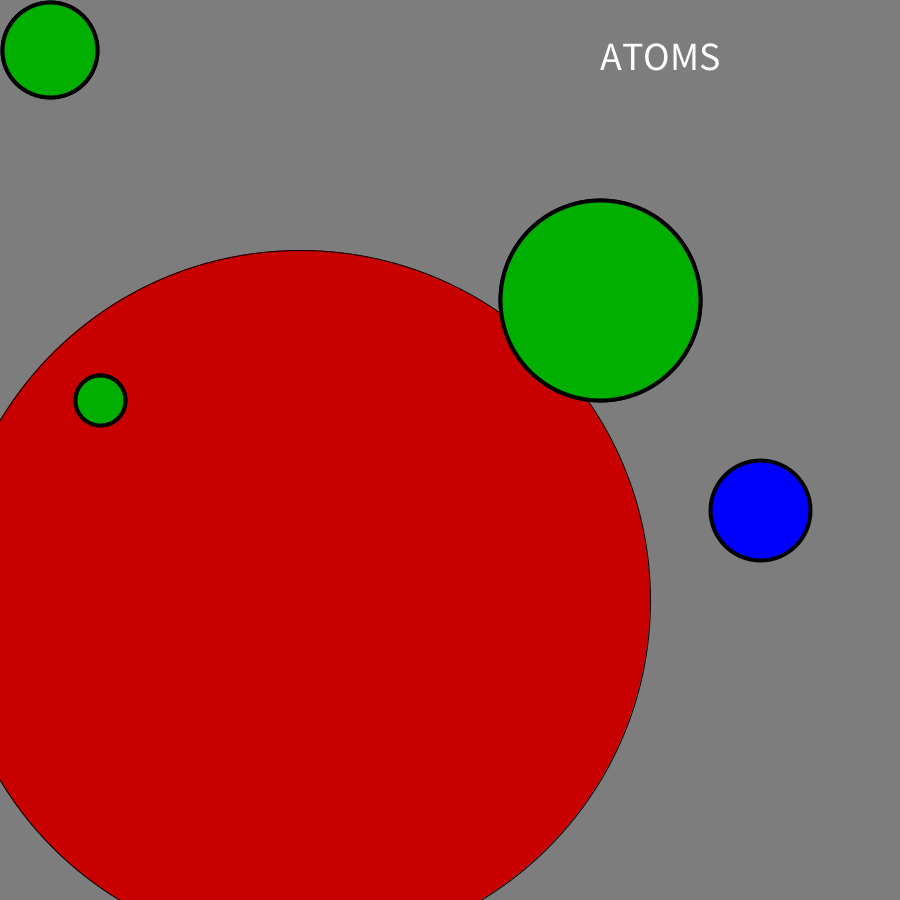
Frame 1 (no input)
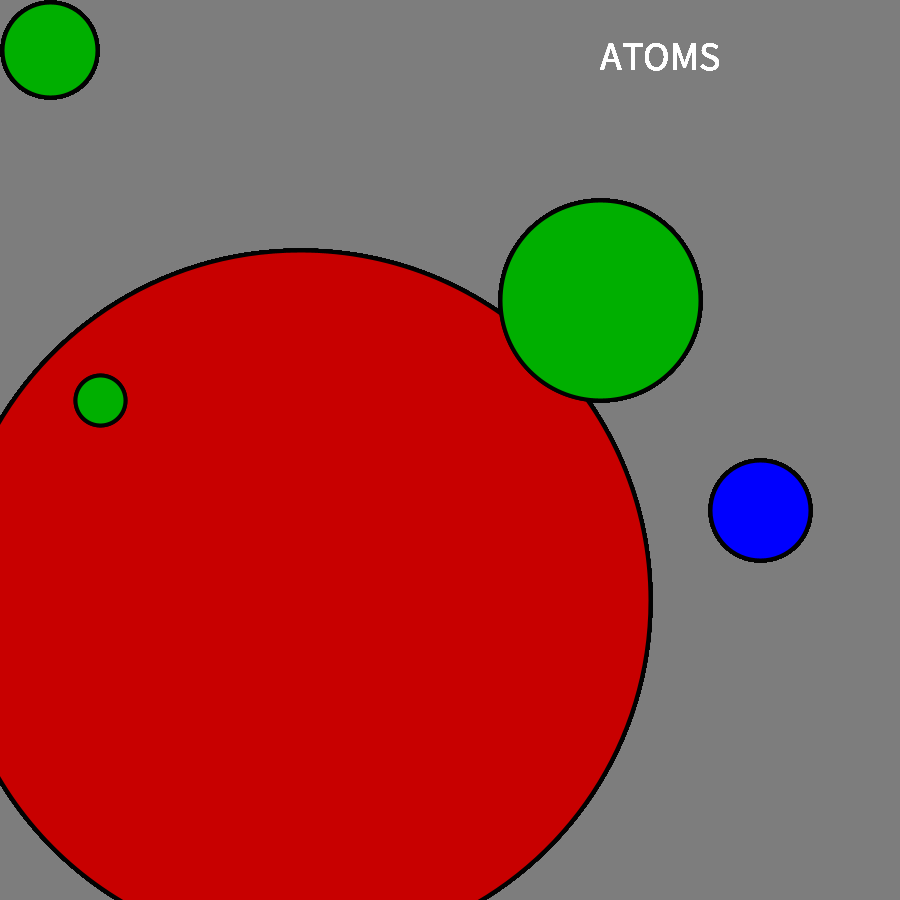
Frame 60 (the mouse pressed at the canvas centre just before this capture)
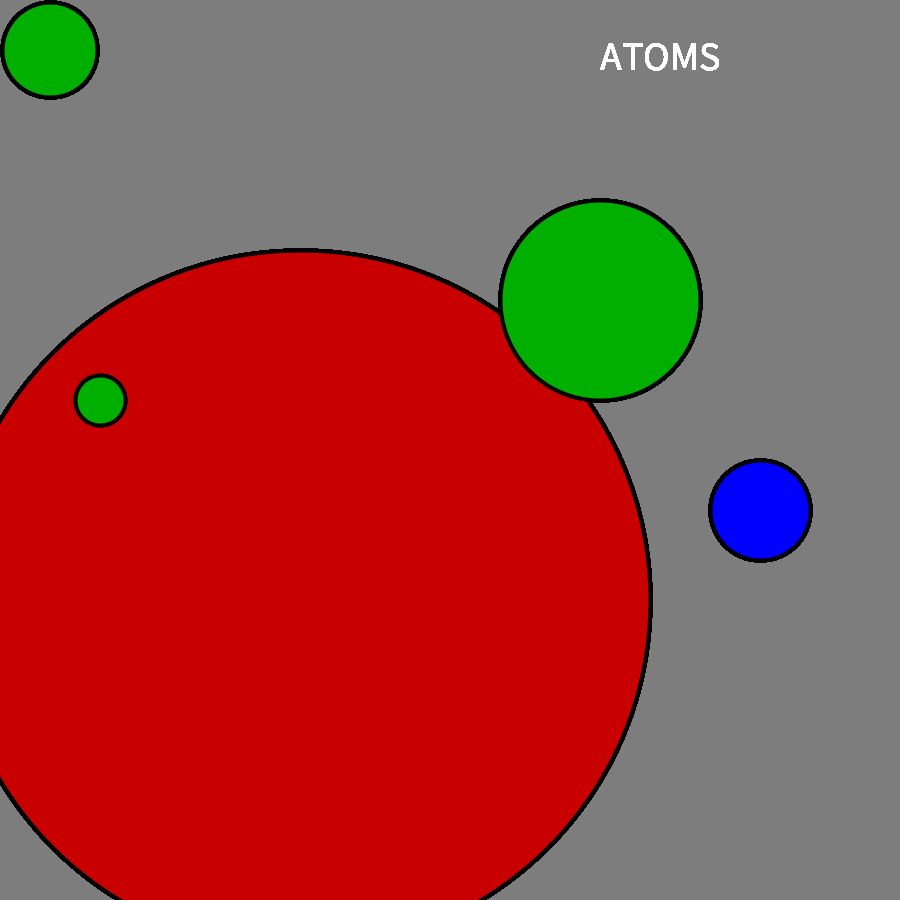
Frame 120 (the mouse held since frame 60 and released just before this capture)

The Processing sketch that drew these frames (run headless with seeded random() and noise(); from frame 60 on, the mouse is pressed at the canvas centre):

// Processing sketch: circle_250911a
// ── circle_250911a.pde
// Colors


// Method to start

void setup()
{
  size(900, 900);
  background(125);
}

// Method to Draw

void draw()
{ 
    int amount = 1;
    fill(200,0,0);
    if (amount == 1) {stroke(2);circle(300, 600, 700);};
      fill(0,0,255);
      for(int i=0; i<amount; i++)
      {  
        amount = 2;
        strokeWeight(4);
        circle(600, 300, 200);
        if(amount == 2){stroke(2);circle(100, 400, 50);};
        if(amount > 1){fill(0,175,0);circle(50, 50, 95);}
      }
  
  fill(0,0,255);
  circle(760, 510, 100);
  fill(255);
  textSize(40);
  text("ATOMS", 600, 70);
}
